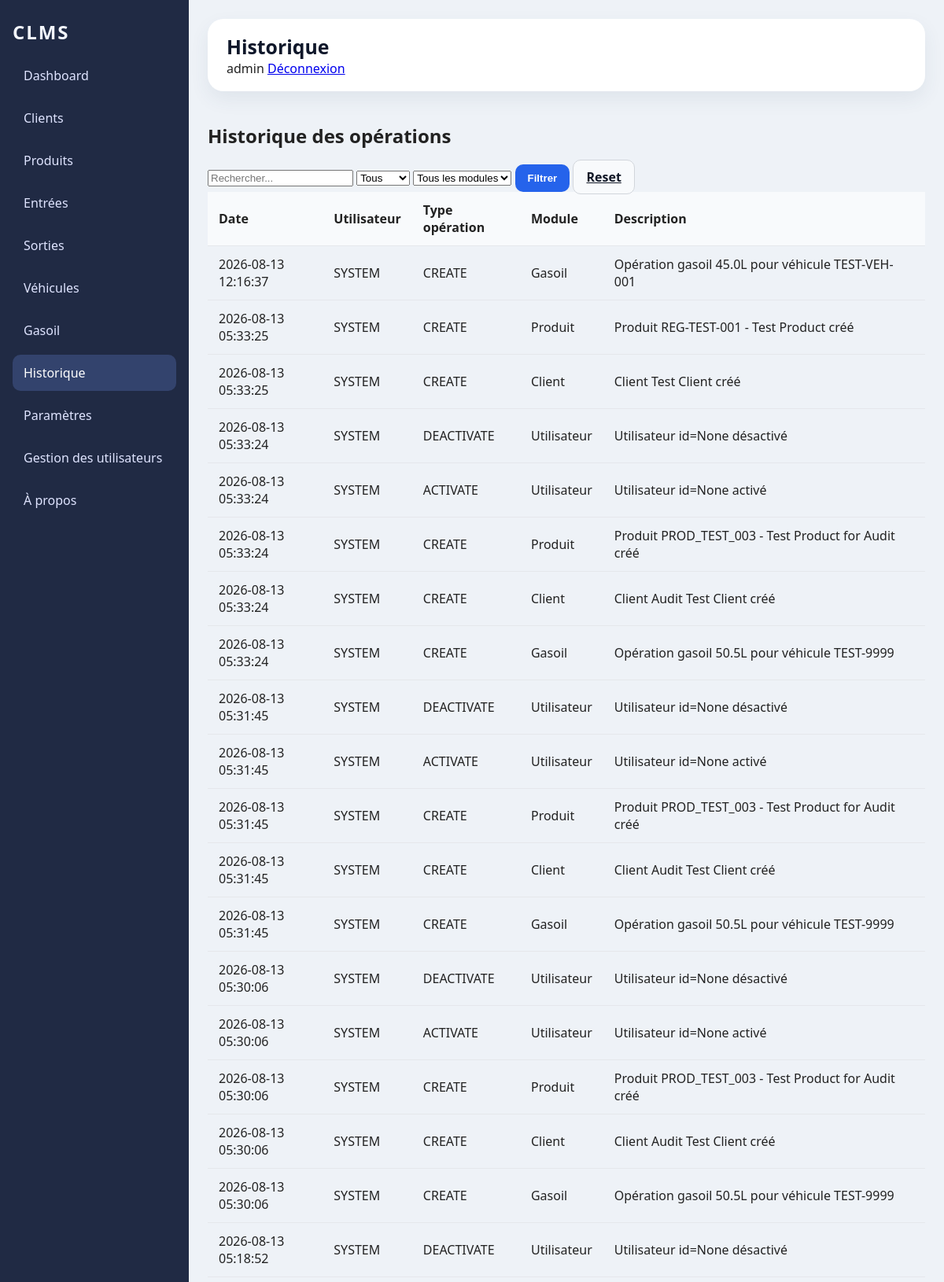
/historique (signed in, upper part), run on the app's committed database.
### tables this page shows
CREATE TABLE historique(

            id INTEGER PRIMARY KEY AUTOINCREMENT,

            utilisateur TEXT,

            type_operation TEXT NOT NULL,

            module TEXT NOT NULL,

            description TEXT,

            date_operation TEXT NOT NULL

        );

### web_app.py (the view)
@app.route('/historique')
@require_role('admin', 'responsable', 'magasinier')
def historique():
    controller = HistoryController()
    query = request.args.get('q', '').strip()
    type_filter = request.args.get('type', 'Tous').strip()
    module_filter = request.args.get('module', '').strip()
    try:
        if query:
            historique = controller.rechercher(query)
        elif module_filter:
            historique = controller.get_history_module(module_filter)
        elif type_filter and type_filter != 'Tous':
            historique = controller.get_history_filtre(type_filter)
        else:
            historique = controller.get_history()
        modules = controller.get_modules_list()
        return render_template(
            'historique.html',
            title='Historique',
            active='historique',
            historique=historique,
            query=query,
            modules=modules,
            selected_module=module_filter
        )
    finally:
        controller.close()

### controllers/HistoryController.py (called while the page is built)
    def get_history(self):
        print(
            ">>> CONTROLLER : GET HISTORY"
        )
        return self.model.get_history()

    def get_modules_list(self):
        return self.model.get_modules_list()

    def close(self):
        print(
            ">>> FERMETURE HISTORY CONTROLLER"
        )
        self.model.close()
        print(
            "HISTORY CONTROLLER CLOSED"
        )

### controllers/user_controller.py (called while the page is built)
    def get_user_by_username(self, username):
        return self.db.get_user_by_username(username)

    def close(self):
        try:
            if getattr(self, 'db', None):
                self.db.close()
        except Exception:
            pass

### database/database.py (called while the page is built, shortened)
    @staticmethod
    def get_safe_connection(db_path: str = "database/clms.db"):
        conn = sqlite3.connect(db_path, timeout=30)
        try:
            conn.execute("PRAGMA journal_mode=WAL;")
        except Exception:
            pass
        try:
            conn.execute("PRAGMA foreign_keys = ON;")
        except Exception:
            pass
        try:
            conn.execute("PRAGMA busy_timeout = 30000;")
        except Exception:
            pass
        return conn

    def close(self):
        if self.connection:
            self.connection.close()
            print("DATABASE CLOSED")

    def create_default_admin(self):
        self.cursor.execute(
            "SELECT id FROM users WHERE username = ?",
            ("admin",)
        )
        admin = self.cursor.fetchone()
        if admin is not None:
            return

    def get_user_by_username(self, username):
        self.cursor.execute("SELECT id, username, role, nom_complet, actif, date_creation FROM users WHERE username = ?", (username,))
        r = self.cursor.fetchone()
        if not r:
            return None
        return {
            'id': r[0],
            'username': r[1],
            'role': r[2],
            'nom_complet': r[3],
            'actif': int(r[4]) if r[4] is not None else None,
            'date_creation': r[5]
        }

### models/HistoryModel.py (called while the page is built)
    def close(self):
        if self.connection:
            self.connection.close()
            print(
                "HISTORY DATABASE CLOSED"
            )

        def _norm(s):
            if s is None:
                return ''
            s2 = str(s).strip().lower()
            s2 = unicodedata.normalize('NFKD', s2)
            s2 = ''.join(ch for ch in s2 if not unicodedata.combining(ch))
            return s2

### templates/historique.html (shortened to what this page needs)
{% extends 'base.html' %}
{% block content %}
  <h2>Historique des opérations</h2>
  <form method="get" class="history-filters" action="{{ url_for('historique') }}">
    <input type="search" name="q" placeholder="Rechercher..." value="{{ query or '' }}">
    <select name="type">
      <option value="Tous">Tous</option>
    </select>
    <select name="module">
      <option value="">Tous les modules</option>
    </select>
    <button type="submit" class="button primary">Filtrer</button>
    <a href="{{ url_for('historique') }}" class="button secondary">Reset</a>
  </form>
  <div class="table-scroll">
    <table class="table-full">
      <thead>
        <tr>
          <th>Date</th>
          <th>Utilisateur</th>
          <th>Type opération</th>
          <th>Module</th>
          <th>Description</th>
        </tr>
      </thead>
      <tbody>
        {% for h in historique %}
          <tr>
            <td>{{ h[4] }}</td>
            <td>{{ h[0] }}</td>
            <td>{{ h[1] }}</td>
            <td>{{ h[2] }}</td>
            <td>{{ h[3] }}</td>
          </tr>
        {% else %}
          <tr>
            <td colspan="5">Aucun enregistrement.</td>
          </tr>
        {% endfor %}
      </tbody>
    </table>
  </div>
{% endblock %}

### static/css/style.css (style rules this page uses)
:root { color-scheme: light; font-family: 'Segoe UI', Tahoma, Geneva, Verdana, sans-serif; background: #f6f7fb; color: #222; }
* { box-sizing: border-box; }
body { margin: 0; min-height: 100vh; background: #eef2f7; }
.table-full { width: 100%; border-collapse: collapse; }
.table-full th, .table-full td { text-align: left; padding: 12px 14px; border-bottom: 1px solid #e5e7eb; }
.table-full th { background: #f8fafc; }

### static/css/clients.css (style rules this page uses)
.table-scroll { overflow-x: auto; }
.button { border: none; border-radius: 10px; padding: 10px 16px; cursor: pointer; font-weight: 600; }
.button.primary { background: #2563eb; color: white; }
.button.secondary { background: #f8fafc; color: #111827; border: 1px solid #d1d5db; }

### data on the page
historique: date_operation "2026-08-13 12:16:37", utilisateur "SYSTEM", type_operation "CREATE", module "Gasoil", description "Opération gasoil 45.0L pour véhicule TEST-VEH-001"
historique: date_operation "2026-08-13 05:33:25", utilisateur "SYSTEM", type_operation "CREATE", module "Produit", description "Produit REG-TEST-001 - Test Product créé"
historique: date_operation "2026-08-13 05:33:25", utilisateur "SYSTEM", type_operation "CREATE", module "Client", description "Client Test Client créé"
historique: date_operation "2026-08-13 05:33:24", utilisateur "SYSTEM", type_operation "DEACTIVATE", module "Utilisateur", description "Utilisateur id=None désactivé"
historique: date_operation "2026-08-13 05:33:24", utilisateur "SYSTEM", type_operation "ACTIVATE", module "Utilisateur", description "Utilisateur id=None activé"
historique: date_operation "2026-08-13 05:33:24", utilisateur "SYSTEM", type_operation "CREATE", module "Produit", description "Produit PROD_TEST_003 - Test Product for Audit créé"
historique: date_operation "2026-08-13 05:33:24", utilisateur "SYSTEM", type_operation "CREATE", module "Client", description "Client Audit Test Client créé"
historique: date_operation "2026-08-13 05:33:24", utilisateur "SYSTEM", type_operation "CREATE", module "Gasoil", description "Opération gasoil 50.5L pour véhicule TEST-9999"
historique: date_operation "2026-08-13 05:31:45", utilisateur "SYSTEM", type_operation "DEACTIVATE", module "Utilisateur", description "Utilisateur id=None désactivé"
historique: date_operation "2026-08-13 05:31:45", utilisateur "SYSTEM", type_operation "ACTIVATE", module "Utilisateur", description "Utilisateur id=None activé"
historique: date_operation "2026-08-13 05:31:45", utilisateur "SYSTEM", type_operation "CREATE", module "Produit", description "Produit PROD_TEST_003 - Test Product for Audit créé"
historique: date_operation "2026-08-13 05:31:45", utilisateur "SYSTEM", type_operation "CREATE", module "Client", description "Client Audit Test Client créé"
historique: date_operation "2026-08-13 05:31:45", utilisateur "SYSTEM", type_operation "CREATE", module "Gasoil", description "Opération gasoil 50.5L pour véhicule TEST-9999"
historique: date_operation "2026-08-13 05:30:06", utilisateur "SYSTEM", type_operation "DEACTIVATE", module "Utilisateur", description "Utilisateur id=None désactivé"
historique: date_operation "2026-08-13 05:30:06", utilisateur "SYSTEM", type_operation "ACTIVATE", module "Utilisateur", description "Utilisateur id=None activé"
historique: date_operation "2026-08-13 05:30:06", utilisateur "SYSTEM", type_operation "CREATE", module "Produit", description "Produit PROD_TEST_003 - Test Product for Audit créé"
historique: date_operation "2026-08-13 05:30:06", utilisateur "SYSTEM", type_operation "CREATE", module "Client", description "Client Audit Test Client créé"
historique: date_operation "2026-08-13 05:30:06", utilisateur "SYSTEM", type_operation "CREATE", module "Gasoil", description "Opération gasoil 50.5L pour véhicule TEST-9999"
historique: date_operation "2026-08-13 05:18:52", utilisateur "SYSTEM", type_operation "DEACTIVATE", module "Utilisateur", description "Utilisateur id=None désactivé"

### other printed values
{{ title if title else 'Dashboard' }} "Historique"
{{ session.get('username') }} "admin"
